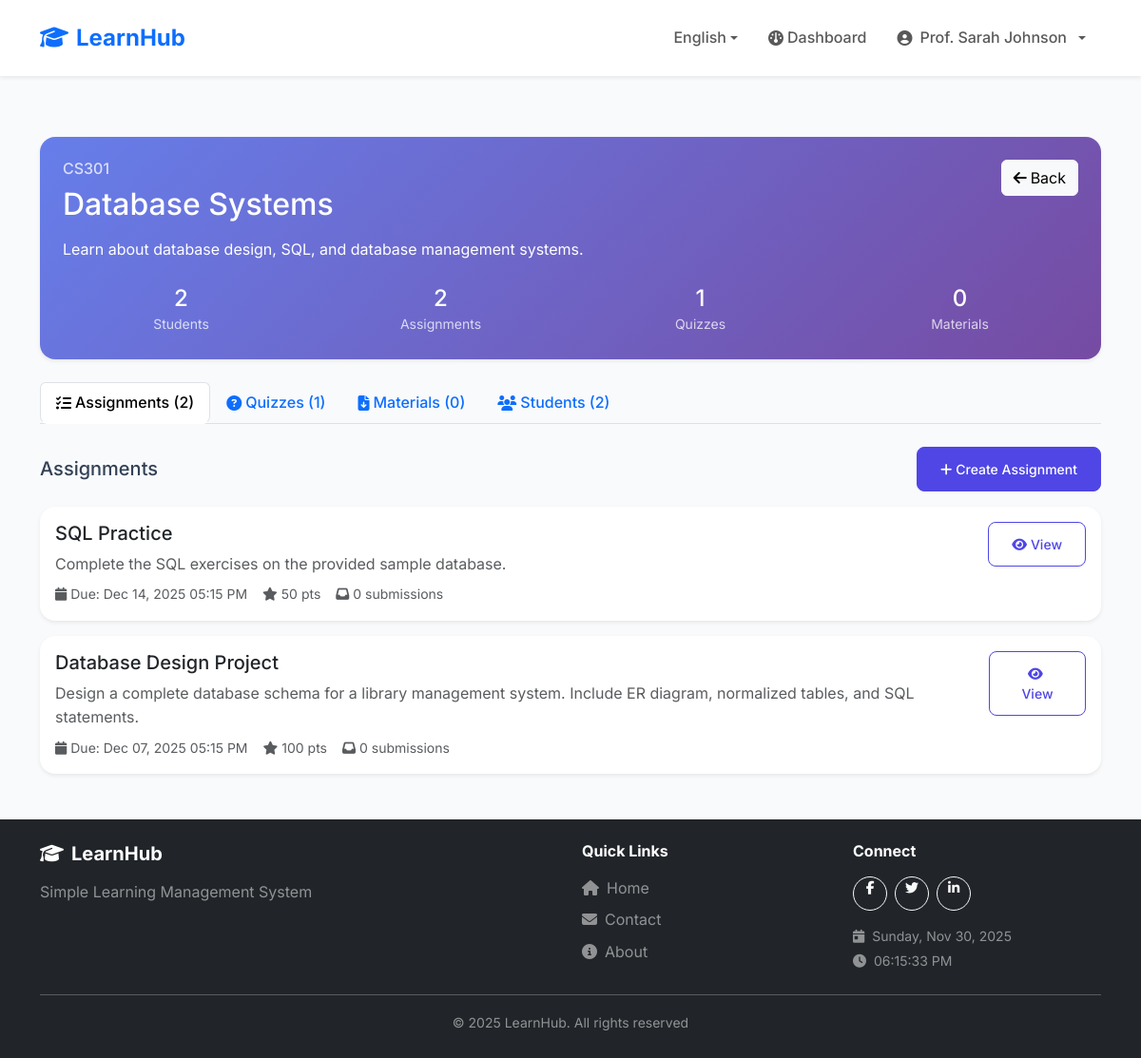
Page /teacher/course-details.php?id=1 (signed in) on the earlier database version.
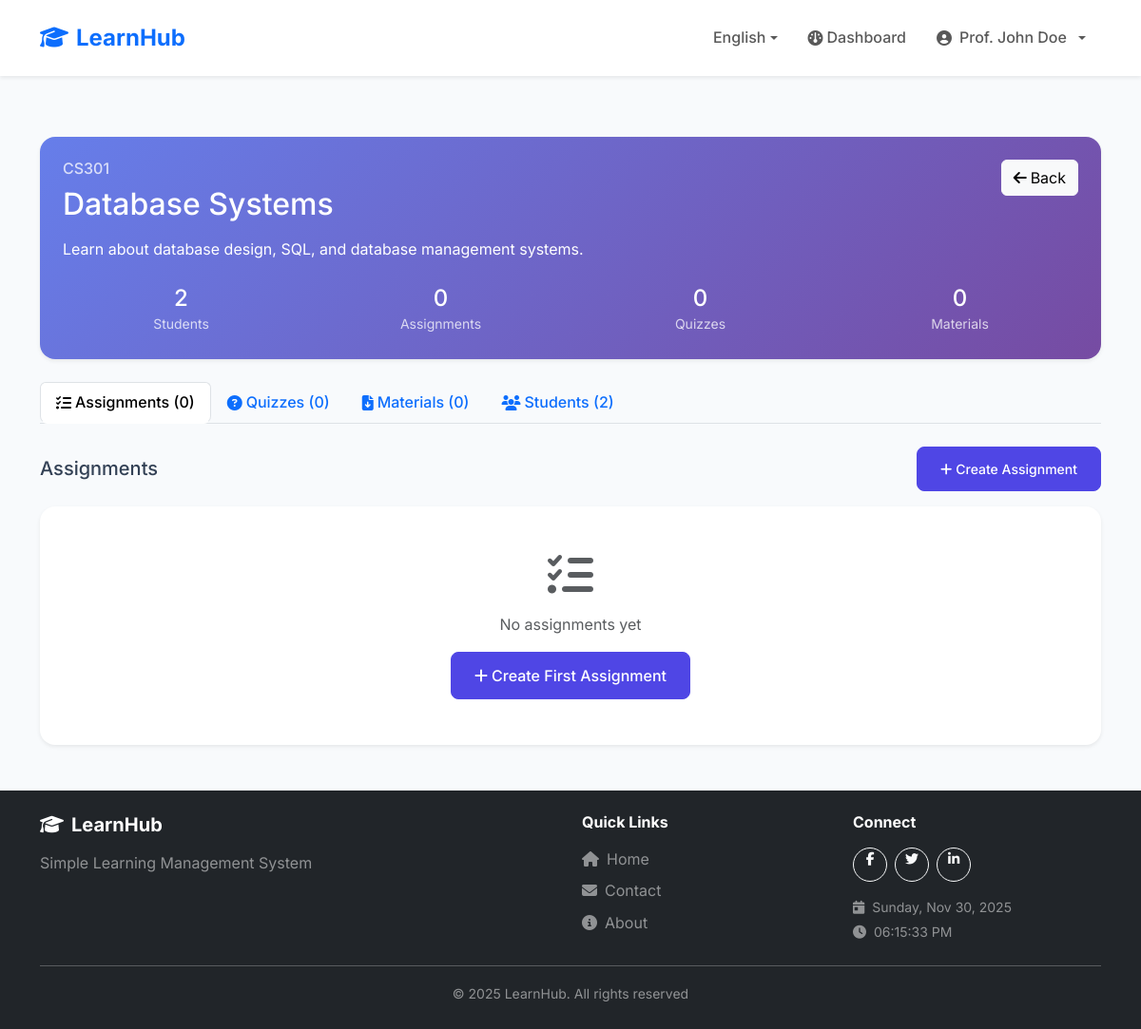
Same page on the later database version.
### tables this page shows
CREATE TABLE users (
    id INT AUTO_INCREMENT PRIMARY KEY,
    username VARCHAR(50) UNIQUE NOT NULL,
    email VARCHAR(100) UNIQUE NOT NULL,
    password VARCHAR(255) NOT NULL,
    full_name VARCHAR(100) NOT NULL,
    role ENUM('student', 'teacher', 'admin') DEFAULT 'student',
    status ENUM('pending', 'approved', 'rejected', 'suspended') DEFAULT 'approved',
    student_id VARCHAR(20) NULL,
    profile_picture VARCHAR(255) NULL,
    phone VARCHAR(20) NULL,
    bio TEXT NULL,
    verification_token VARCHAR(100) NULL,
    verification_document VARCHAR(255) NULL,
    verified_at TIMESTAMP NULL,
    verified_by INT NULL,
    created_at TIMESTAMP DEFAULT CURRENT_TIMESTAMP,
    FOREIGN KEY (verified_by) REFERENCES users(id) ON DELETE SET NULL
);

CREATE TABLE courses (
    id INT AUTO_INCREMENT PRIMARY KEY,
    teacher_id INT NOT NULL,
    course_code VARCHAR(20) NOT NULL,
    course_name VARCHAR(100) NOT NULL,
    description TEXT,
    created_at TIMESTAMP DEFAULT CURRENT_TIMESTAMP,
    FOREIGN KEY (teacher_id) REFERENCES users(id) ON DELETE CASCADE
);

CREATE TABLE assignments (
    id INT AUTO_INCREMENT PRIMARY KEY,
    course_id INT NOT NULL,
    title VARCHAR(200) NOT NULL,
    description TEXT,
    due_date DATETIME NOT NULL,
    total_points INT DEFAULT 100,
    file_name VARCHAR(255) NULL,
    file_path VARCHAR(500) NULL,
    created_at TIMESTAMP DEFAULT CURRENT_TIMESTAMP,
    FOREIGN KEY (course_id) REFERENCES courses(id) ON DELETE CASCADE
);

### config/languages.php (called while the page is built, shortened)
<?php
$currentLanguage = $_SESSION['language'];
$translationFile = __DIR__ . '/../lang/' . $currentLanguage . '.php';
if (file_exists($translationFile)) {
    $translations = require $translationFile;
} else {
    $translations = require __DIR__ . '/../lang/en.php';
}
function __($key) {
    global $translations;
    return $translations[$key] ?? $key;
}
function getCurrentLanguage() {
    return $_SESSION['language'] ?? 'en';
}
function getLanguageDirection() {
    $rtlLanguages = ['ar'];
    return in_array(getCurrentLanguage(), $rtlLanguages) ? 'rtl' : 'ltr';
}

### config/helpers/auth.php (called while the page is built, shortened)
<?php
function isLoggedIn() {
    return isset($_SESSION['user_id']);
}
function getCurrentUser() {
    global $pdo;
    if ($pdo) {
        $stmt = $pdo->prepare("SELECT * FROM users WHERE id = ?");
        $stmt->execute([$_SESSION['user_id']]);
        return $stmt->fetch();
    }
    return [
        'id' => $_SESSION['user_id'] ?? null,
        'full_name' => $_SESSION['user_name'] ?? '',
        'role' => $_SESSION['user_role'] ?? ''
    ];
}
function hasRole($role) {
    return isset($_SESSION['user_role']) && $_SESSION['user_role'] === $role;
}
?>

### config/helpers/validation.php (called while the page is built, shortened)
<?php
function sanitize($input) {
    return htmlspecialchars(trim($input), ENT_QUOTES, 'UTF-8');
}
?>

### config/helpers/formatting.php (called while the page is built, shortened)
<?php
function formatDate($date, $format = 'M d, Y h:i A') {
    return date($format, strtotime($date));
}
?>

### teacher/course-details.php (the view, shortened to what the rows shown need)
<?php
require_once '../config/config.php';
$courseId = $_GET['id'] ?? 0;
$user = getCurrentUser();
$stmt = $pdo->prepare("
    SELECT c.*,
           (SELECT COUNT(*) FROM enrollments WHERE course_id = c.id) as student_count,
           (SELECT COUNT(*) FROM assignments WHERE course_id = c.id) as assignment_count,
           (SELECT COUNT(*) FROM quizzes WHERE course_id = c.id) as quiz_count,
           (SELECT COUNT(*) FROM materials WHERE course_id = c.id) as material_count
    FROM courses c
    WHERE c.id = ? AND c.teacher_id = ?
");
$stmt->execute([$courseId, $user['id']]);
$course = $stmt->fetch();
$stmt = $pdo->prepare("
    SELECT a.*,
           (SELECT COUNT(*) FROM submissions WHERE assignment_id = a.id) as submission_count,
           (SELECT COUNT(*) FROM submissions WHERE assignment_id = a.id AND grade IS NULL) as pending_count
    FROM assignments a
    WHERE a.course_id = ?
    ORDER BY a.due_date DESC
");
$stmt->execute([$courseId]);
$assignments = $stmt->fetchAll();
include '../includes/header.php';
?>
<div class="container my-5">
    <div class="card border-0 shadow-sm mb-4" style="background: linear-gradient(135deg, #667eea 0%, #764ba2 100%);">
        <div class="card-body text-white p-4">
            <div class="d-flex justify-content-between align-items-start">
                <div>
                    <h6 class="opacity-75 mb-2"><?= sanitize($course['course_code']) ?></h6>
                    <h2 class="mb-3"><?= sanitize($course['course_name']) ?></h2>
                    <p class="mb-0 opacity-90"><?= sanitize($course['description'] ?: 'No description') ?></p>
                </div>
            </div>
        </div>
    </div>
    <div class="tab-content">
        <div class="tab-pane fade show active" id="assignments-tab">
            <?php if (empty($assignments)): ?>
                <div class="card border-0 shadow-sm">
                    <div class="card-body text-center py-5">
                        <i class="fas fa-tasks fa-3x text-muted mb-3"></i>
                        <p class="text-muted">No assignments yet</p>
                        <a href="create-assignment.php?course_id=<?= $courseId ?>" class="btn btn-primary">
                            <i class="fas fa-plus me-1"></i>Create First Assignment
                        </a>
                    </div>
                </div>
            <?php else: ?>
                <div class="row g-3">
                    <?php foreach ($assignments as $assignment): ?>
                        <div class="col-12">
                            <div class="card border-0 shadow-sm">
                                <div class="card-body">
                                    <div class="d-flex justify-content-between align-items-start">
                                        <div class="flex-grow-1">
                                            <h5 class="mb-2"><?= sanitize($assignment['title']) ?></h5>
                                            <p class="text-muted mb-2"><?= sanitize($assignment['description'] ?: 'No description') ?></p>
                                            <div class="d-flex gap-3 text-muted small">
                                                <span><i class="fas fa-calendar me-1"></i>Due: <?= formatDate($assignment['due_date']) ?></span>
                                                <span><i class="fas fa-star me-1"></i><?= $assignment['total_points'] ?> pts</span>
                                                <span><i class="fas fa-inbox me-1"></i><?= $assignment['submission_count'] ?> submissions</span>
                                            </div>
                                        </div>
                                        <a href="gradebook.php?assignment_id=<?= $assignment['id'] ?>" class="btn btn-outline-primary btn-sm">
                                            <i class="fas fa-eye me-1"></i>View
                                        </a>
                                    </div>
                                </div>
                            </div>
                        </div>
                    <?php endforeach; ?>
                </div>
            <?php endif; ?>
        </div>
    </div>
</div>
<?php include '../includes/footer.php'; ?>

### includes/header.php (shortened to what the rows shown need)
<?php
$currentUser = getCurrentUser();
?>
<!DOCTYPE html>
<html lang="<?= getCurrentLanguage() ?>" dir="<?= getLanguageDirection() ?>">
<head>
    <link href="https://cdn.jsdelivr.net/npm/bootstrap@5.3.2/dist/css/bootstrap.min.css" rel="stylesheet">
    <link rel="stylesheet" href="https://cdnjs.cloudflare.com/ajax/libs/font-awesome/6.4.2/css/all.min.css">
    <link rel="stylesheet" href="<?= SITE_URL ?>/assets/css/style.css?v=<?= time() ?>">
</head>
<body>
    <nav class="navbar navbar-expand-lg navbar-light bg-white shadow-sm sticky-top">
        <div class="container">
            <div class="collapse navbar-collapse" id="navbarNav">
                <ul class="navbar-nav <?= getLanguageDirection() === 'rtl' ? 'me-auto' : 'ms-auto' ?> align-items-center">
                    <?php if (isLoggedIn()): ?>
                        <?php if (hasRole('teacher') && !hasRole('admin')): ?>
                            <li class="nav-item">
                                <a class="nav-link" href="<?= SITE_URL ?>/teacher/index.php">
                                    <i class="fas fa-gauge <?= getLanguageDirection() === 'rtl' ? 'ms-1' : 'me-1' ?>"></i><?= __('dashboard') ?>
                                </a>
                            </li>
                        <?php endif; ?>
                        <li class="nav-item dropdown">
                            <a class="nav-link dropdown-toggle d-flex align-items-center gap-2" href="#" id="userDropdown" role="button" data-bs-toggle="dropdown">
                                <?php if (!empty($currentUser['profile_picture'])): ?>
                                    <img src="<?= SITE_URL ?>/uploads/<?= sanitize($currentUser['profile_picture']) ?>"
                                         class="rounded-circle"
                                         class="rounded-circle avatar-sm"
                                         alt="<?= sanitize($currentUser['full_name']) ?>">
                                <?php else: ?>
                                    <i class="fas fa-user-circle"></i>
                                <?php endif; ?>
                                <span><?= sanitize($currentUser['full_name']) ?></span>
                            </a>
                        </li>
                    <?php endif; ?>
                </ul>
            </div>
        </div>
    </nav>
    <main>

Differences in the rows shown:
removed assignments: title "SQL Practice", description "Complete the SQL exercises on the provided sample database.", due_date "Dec 14, 2025 05:15 PM", total_points "50", submission_count "0"
removed assignments: title "Database Design Project", description "Design a complete database schema for a library management system. Include ER diagram, normalized tables, and SQL statements.", due_date "Dec 07, 2025 05:15 PM", total_points "100", submission_count "0"
changed users: full_name "Prof. Sarah Johnson" → "Prof. John Doe"
Other differences:
$course['assignment_count']: "2" → "0"
$course['quiz_count']: "1" → "0"
count($assignments): "2" → "0"
count($quizzes): "1" → "0"
text now shown: "No assignments yet Create First Assignment"
